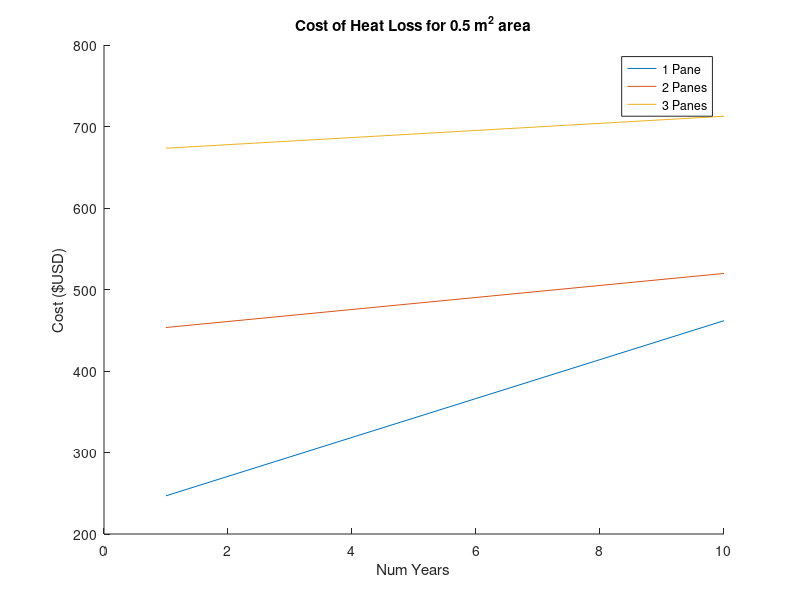
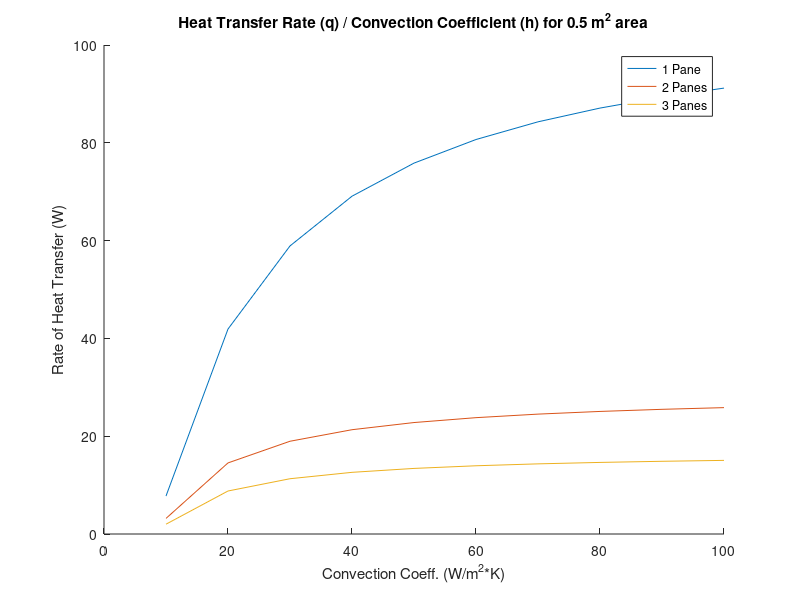
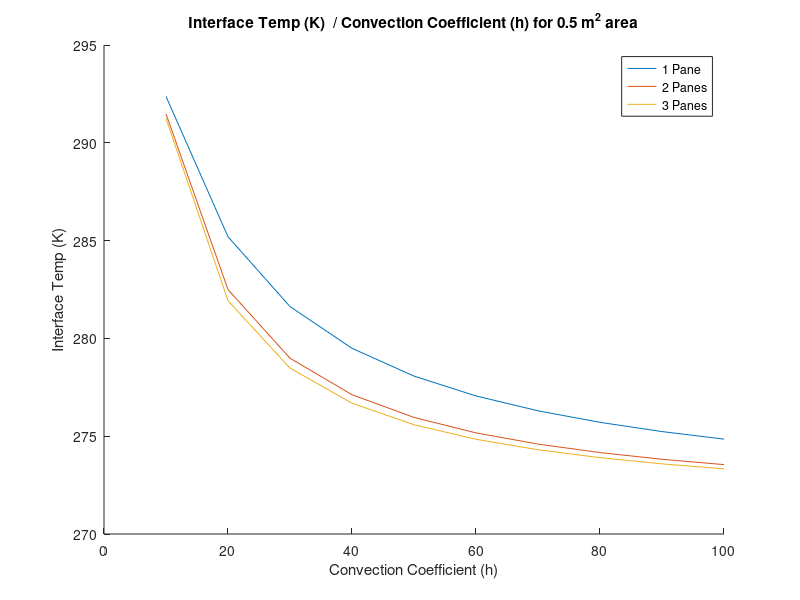
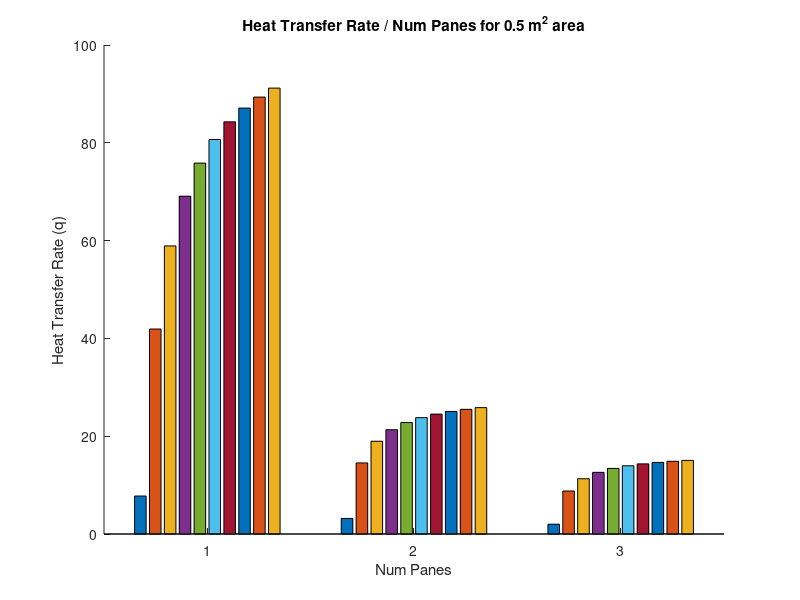

Write MATLAB code to recreate these figures, in order. (Note: this script raises an error after producing the figures.)
% Heat Transfer - Spring 2023 Computational Assignment 1
% Michael Allen, Cullen Hirstius, Hayden Payne
% 2/8/2022

clc; clear;  close all;
format short 

for WINDOW_HEIGHT = 1:3:4 %loops twice, once for .5m^2 and once for 2m^2 (math for window area shown on line 20)
    %constants
    k_glass = 1.4;              %W/(m*k)
    t_glass = 0.007;            %m
    k_air = .0245;              %W/(m*k)
    t_air = 0.007;              %m
    
    T_inside = 21+273;          %°K
    T_outside = -2+273;         %°K
    
    %WINDOW_HEIGHT = 1;          %m
    WINDOW_WIDTH = 2;           %m
    windowArea = WINDOW_WIDTH * WINDOW_HEIGHT / 4;
    
    h_i = 10;                   %W/(m^2*K)
    h_0 = [10:10:100];          %W/(m^2*K) range
    EMISSIVITY = 0.05;  
    ABSORPTIVITY = 0.2; 
    SOLAR_IRRADIATION = 1094.4; %W/m^2
    
    
    
    PANE_PRICE_USD = 223; %$223 per pane installed on window
    HEAT_LOSS_COST = .12; % USD/kWh
    WINTER_DAYS = 30 * 4; % 4 months * 30 days/mo
    YEARS = [1:10];         
    OPERATING_HOURS = YEARS * WINTER_DAYS * 24;
    watts_to_kWh = @(q) q/(1000) * OPERATING_HOURS; %convert W to kW/h
    
    
    
    %Part 1 (testing math)
    
    %LHS
    R_convInside = 1/(h_i*windowArea);
    R_condGlassPane = t_glass / (k_glass*windowArea);
    q_lhs = @(T_int) (T_inside-T_int)/(R_convInside + R_condGlassPane); %W
    
    %RHS
    p1_h0 = h_0(1);
    sigma = 5.67*10^(-8);
    Irradiation_OUTSIDE = ABSORPTIVITY*SOLAR_IRRADIATION*windowArea; 
    R_convOutside = 1/(p1_h0*windowArea);
    q_rhs = @(T_int) -(T_int - T_outside)/(R_convOutside) + (Irradiation_OUTSIDE) - (sigma*EMISSIVITY)*(T_int^4)*windowArea; %W
    
    %Solution p1
    Q = @(T_int) q_lhs(T_int) + q_rhs(T_int) ; %W = 0
    T_int = fsolve(Q, 0);
    %disp(T_int)            %Test case soln
    %disp(q_lhs(T_int))     %Test case soln q
    
    
    %Given N panes and Varying h (nested for loops)
    
    %Constant resistance values across variation
    Irradiation_OUTSIDE = ABSORPTIVITY*SOLAR_IRRADIATION*windowArea; 
    R_convInside = 1/(h_i*windowArea);
    R_condAir = t_air / (k_air*windowArea);
    R_condGlassPane = t_glass / (k_glass*windowArea);
    
    
    %Initalize results vector, which stores definitvie metricies such as T_int,
    %q_total, q_radiation, and q_conv
    resultsVector = zeros(3, length(h_0), 4);
    
    for N = 1:3
        %Calculate resistances of glass and air in series, depending on the
        %number of panes (1-3)
        R_glass = N*R_condGlassPane;
        R_air = (N-1)*R_condAir;
    
    
        for h_outside = 1:length(h_0)
            %Calculate convection resistance given h_outside
            R_convOutside = 1/(h_0(h_outside)*windowArea);
            
            %Define q equations
            q_lhs = @(T_int) (T_inside-T_int)/(R_convInside + R_glass + R_air); %W
            q_rhs = @(T_int) -(T_int - T_outside)/(R_convOutside) + (Irradiation_OUTSIDE) - (sigma*EMISSIVITY)*(T_int^4)*windowArea; %W
            Q = @(T_int) q_lhs(T_int) + q_rhs(T_int) ; %W = 0
    
            %Results
            T_int = fsolve(Q, 0);
            q_total = q_lhs(T_int);
            q_convOutside = @(T_int) -(T_int - T_outside)/R_convOutside;
            q_radLoss = @(T_int) (sigma*EMISSIVITY)*(T_int^4)*windowArea;
           
            %Store results in matrix
            resultsVector(N, h_outside,1) = T_int;
            resultsVector(N, h_outside,2) = q_total;
            resultsVector(N, h_outside,3) = q_convOutside(T_int);
            resultsVector(N, h_outside,4) = q_radLoss(T_int);
        end
    end
    
    %disp(resultsVector)
    
    
    %Cost Analysis
    heatLost = resultsVector(:,4,2);                         %W
    heatLost_cost = watts_to_kWh(heatLost) * HEAT_LOSS_COST; %USD formatted as (NumPanes, Year)
    overallCost = heatLost_cost;                            
    
    %add window pane price to each respective row
    for i = 1:3
        for j = 1:10
            overallCost(i,j) = heatLost_cost(i,j) + PANE_PRICE_USD*i;
        end
    end
    
    figure('Name', 'Cost over 10 years')  %initalize first figure
    hold on
    title(sprintf('Cost of Heat Loss for %.1f m^2 area', windowArea));
    xlabel('Num Years')
    ylabel('Cost ($USD)')
    plot(YEARS, overallCost);
    legend('1 Pane', '2 Panes', '3 Panes');
    hold off
    
    
    %Heat Transfer Rate (q) / convection coefficient
    heatTransferRate = resultsVector(:,:,2);
    
    figure('Name', 'Heat Transfer Rate (q) / Convection Coefficient (h)')  %initalize first figure
    hold on
    title(sprintf('Heat Transfer Rate (q) / Convection Coefficient (h) for %.1f m^2 area', windowArea));
    xlabel('Convection Coeff. (W/m^2*K)');
    ylabel('Rate of Heat Transfer (W)');
    plot(h_0, heatTransferRate);
    legend('1 Pane', '2 Panes', '3 Panes');
    hold off
    
    
    %Interface Temp / convection Coefficient 
    interfaceTemp = resultsVector(:,:,1);
    
    figure('Name', 'Interface Temp (K) / Convection Coefficient (h)')  %initalize first figure
    hold on
    title(sprintf('Interface Temp (K)  / Convection Coefficient (h) for %.1f m^2 area', windowArea));
    xlabel('Convection Coefficient (h)');
    ylabel('Interface Temp (K)');
    plot(h_0, interfaceTemp);
    legend('1 Pane', '2 Panes', '3 Panes');
    hold off
    
    
    
    %Heat Transfer / Num panes
    heatTransferRate = resultsVector(:,:,2);
    
    figure('Name', 'Heat Transfer Rate / Num Panes')  %initalize first figure
    hold on
    title(sprintf('Heat Transfer Rate / Num Panes for %.1f m^2 area', windowArea));
    xlabel('Num Panes');
    xticks([1 2 3]);
    ylabel('Heat Transfer Rate (q)');
    bar([1:3], heatTransferRate);
    legendStrings = "h = " + string(h_0);
    legend(legendStrings);
    hold off
    
    
    %Convection / Radiation Cost
    % ratio related to each entry in results 
    q_convOutside = resultsVector(:,:,3);
    q_radLoss = resultsVector(:,:,4);
    
    convection_to_radiation_ratio = zeros(3, length(h_0), 1);
    
    for N = 1:3
        for h_outside = 1:length(h_0)
            convection_to_radiation_ratio(N, h_outside,1) = abs(q_convOutside(N, h_outside) / q_radLoss(N, h_outside));
        end
    end
    
    figure('Name', 'Ratio of Convective (q_h) to Radiation (q_r) Losses')  %initalize first figure
    hold on
    bar3([1 2 3], convection_to_radiation_ratio);
    xlabel('Convection Coefficient (*10 W/m^2*K)');
    yticks([1 2 3]);
    ylabel('Num Panes');
    zlabel('Ratio (q_h / q_r)')
    view([225 40]);
    title(sprintf('Ratio of Convective (q_h) to Radiation (q_r) Losses for %.1f m^2 area', windowArea));
    %s = pcolor(h_0, [1:3], convection_to_radiation_ratio);
    hold off
end









